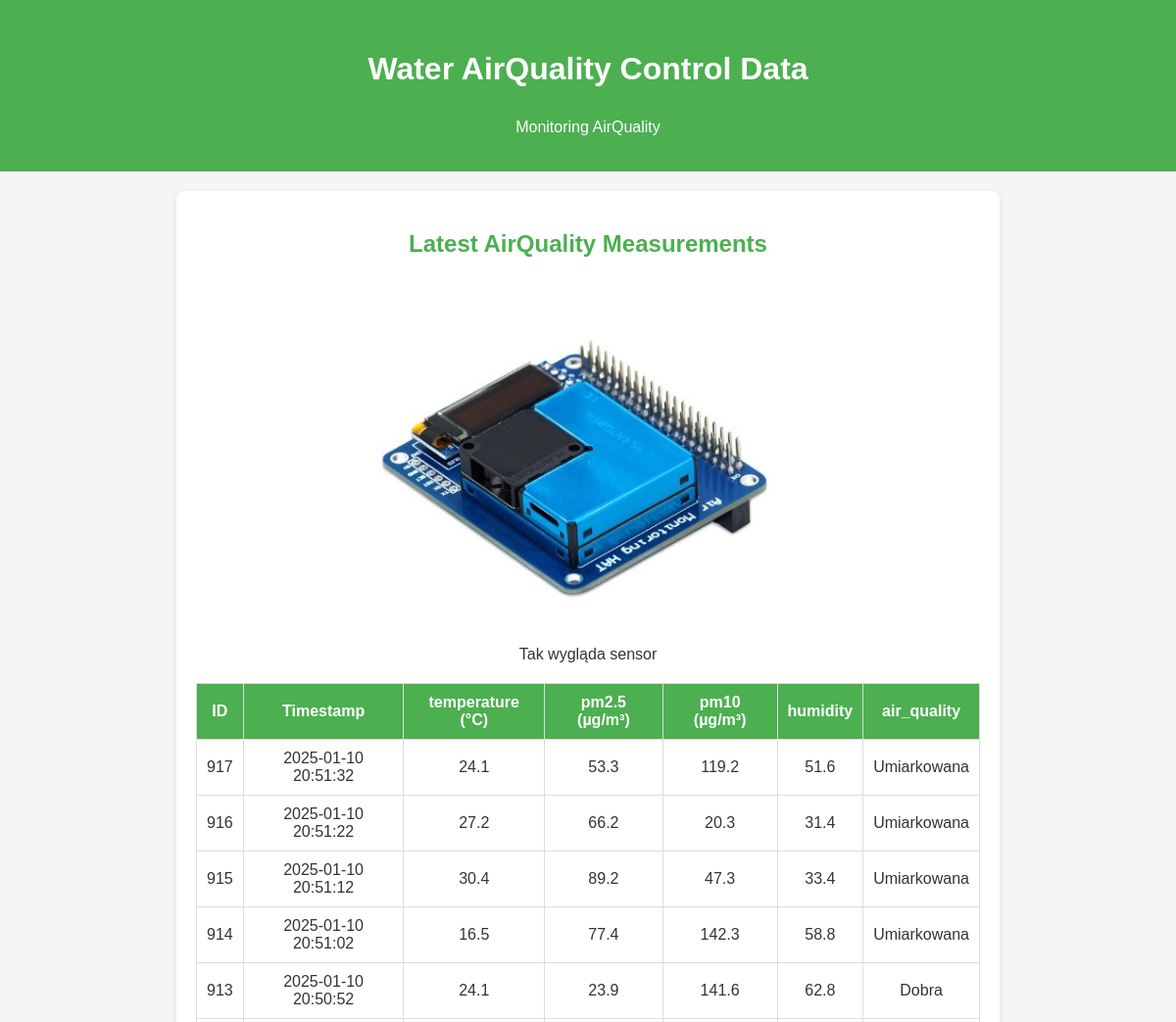
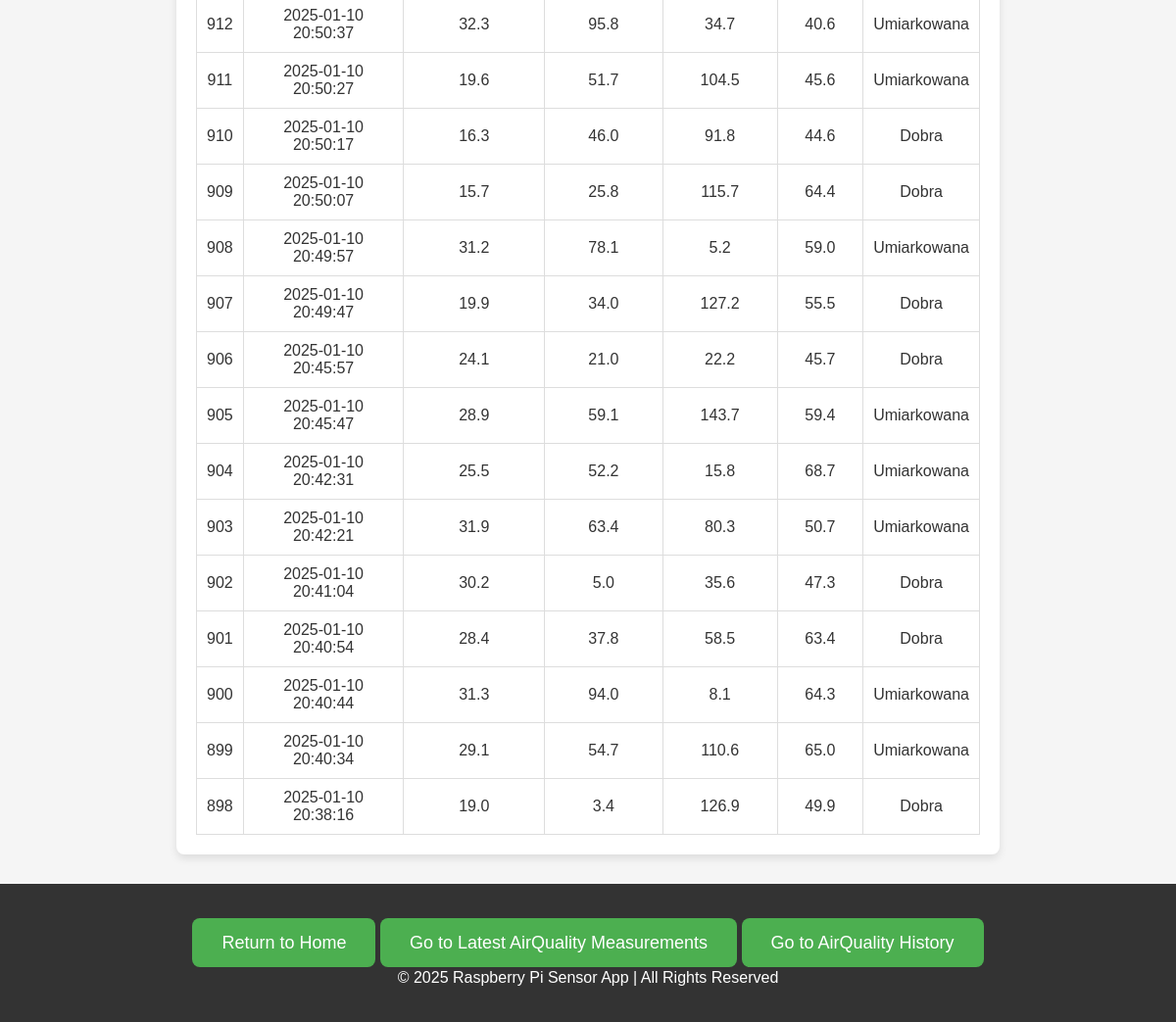
Before: /air_quality with the older database file (2 pictures, top to bottom).
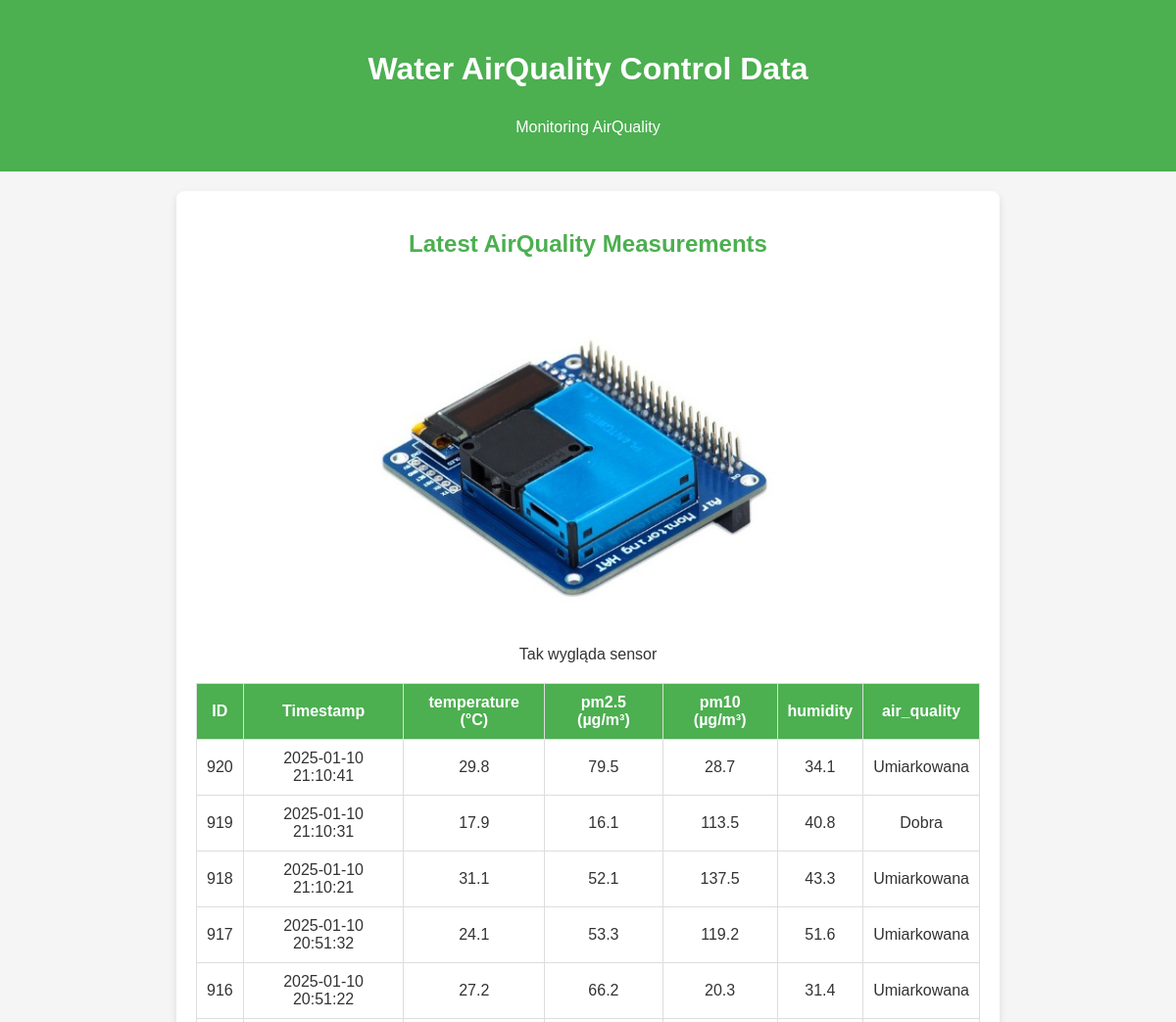
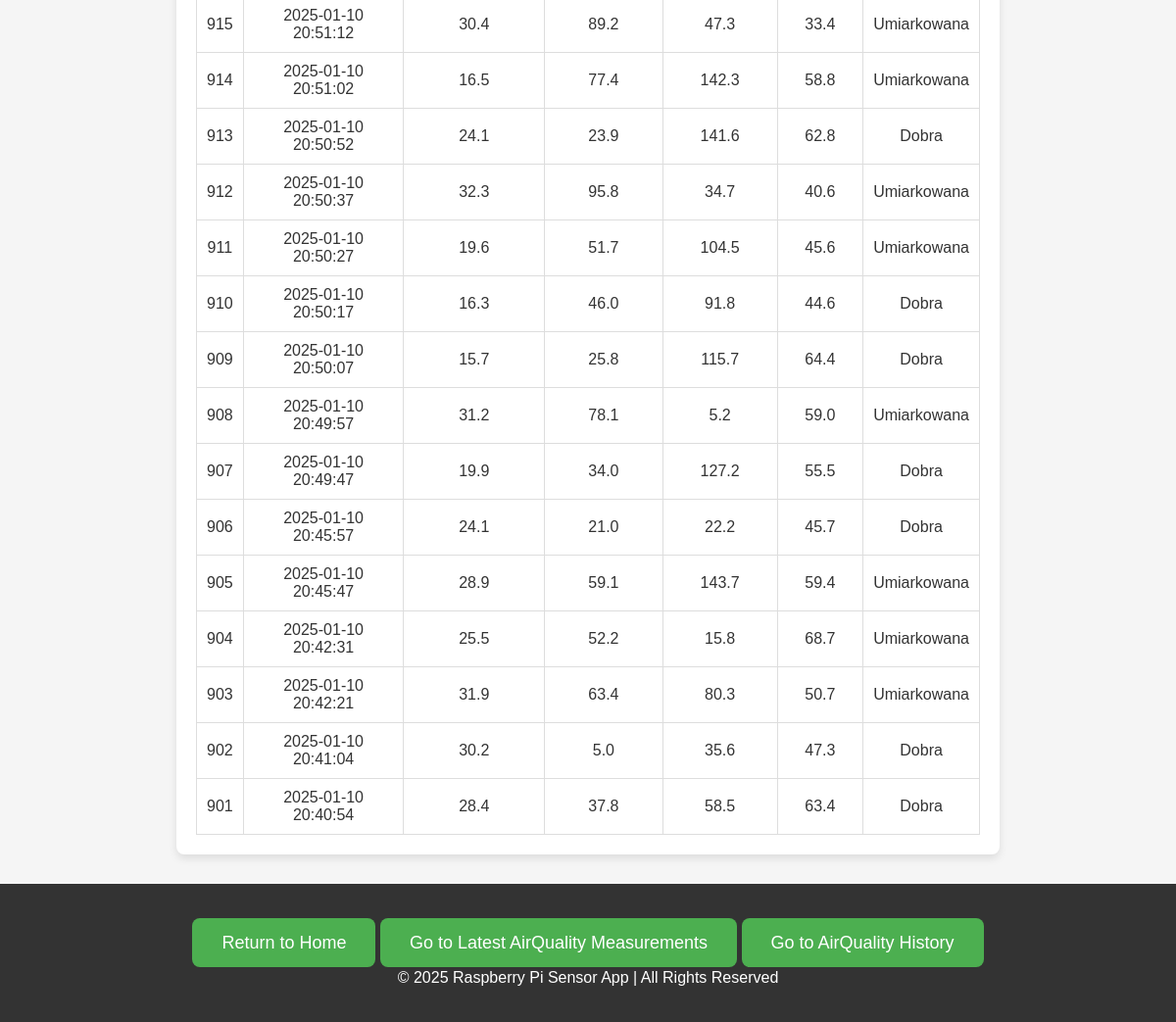
After: the same page with the newer database file (2 pictures, top to bottom).
### tables this page shows
CREATE TABLE air_control (
            id INTEGER PRIMARY KEY AUTOINCREMENT,
            timestamp DATETIME DEFAULT CURRENT_TIMESTAMP,
            pm25 REAL,
            pm10 REAL,
            temperature REAL,
            humidity REAL,
            air_quality TEXT
        );

### app.py (the view)
@app.route('/air_quality')
def air_quality_page():
    conn = sqlite3.connect(db_path)
    cursor = conn.cursor()
    cursor.execute("""
                   SELECT id, timestamp, temperature,
                   pm25, pm10, humidity, air_quality
                   FROM air_control
                   ORDER BY timestamp DESC LIMIT 20
                   """)
    measurements = cursor.fetchall()
    conn.close()
    return render_template('air_quality.html',
                           measurements=measurements)

### templates/air_quality.html (shortened to what this page needs)
<!DOCTYPE html>
<html lang="en">
<head>
    <link rel="stylesheet" href="static/css/index.css">
</head>
<body>
    <header>
        <p class="welcome-msg">Water AirQuality Control Data</p>
        <p>Monitoring AirQuality</p>
    </header>
    <div class="container">
        <h2>Latest AirQuality Measurements</h2>
        <div class="image-container">
            <img src="static/images/czujnik_pm_10.jpg" alt="Water Quality" class="resized-image">
            <p>Tak wygląda sensor</p>
        </div>
        <table>
            <thead>
                <tr>
                    <th>ID</th>
                    <th>Timestamp</th>
                    <th>temperature (&deg;C)</th>
                    <th>pm2.5 (&micro;g/m³)</th>
                    <th>pm10 (&micro;g/m³)</th>
                    <th>humidity</th>
                    <th>air_quality</th>
                </tr>
            </thead>
            <tbody>
                {% for measurement in measurements %}
                    <tr>
                        <td>{{ measurement[0] }}</td>
                        <td>{{ measurement[1] }}</td>
                        <td>{{ measurement[2] }}</td>
                        <td>{{ measurement[3] }}</td>
                        <td>{{ measurement[4] }}</td>
                        <td>{{ measurement[5] }}</td>
                        <td>{{ measurement[6] }}</td>
                    </tr>
                {% endfor %}
            </tbody>
        </table>
    </div>
    <footer>
        <div class="cta">
            <a href="/" class="button">Return to Home</a>
            <a href="/air_quality" class="button">Go to Latest AirQuality Measurements</a>
            <a href="/air_quality_history" class="button">Go to AirQuality History</a>
        </div>
        <p>&copy; 2025 Raspberry Pi Sensor App | All Rights Reserved</p>
    </footer>
</body>
</html>

Changed rows visible on the page:
no longer on this page (row unchanged): air_control: id "900", timestamp "2025-01-10 20:40:44", temperature "31.3", pm25 "94.0", pm10 "8.1", humidity "64.3", air_quality "Umiarkowana"
no longer on this page (row unchanged): air_control: id "899", timestamp "2025-01-10 20:40:34", temperature "29.1", pm25 "54.7", pm10 "110.6", humidity "65.0", air_quality "Umiarkowana"
no longer on this page (row unchanged): air_control: id "898", timestamp "2025-01-10 20:38:16", temperature "19.0", pm25 "3.4", pm10 "126.9", humidity "49.9", air_quality "Dobra"
added air_control: id "920", timestamp "2025-01-10 21:10:41", temperature "29.8", pm25 "79.5", pm10 "28.7", humidity "34.1", air_quality "Umiarkowana"
added air_control: id "919", timestamp "2025-01-10 21:10:31", temperature "17.9", pm25 "16.1", pm10 "113.5", humidity "40.8", air_quality "Dobra"
added air_control: id "918", timestamp "2025-01-10 21:10:21", temperature "31.1", pm25 "52.1", pm10 "137.5", humidity "43.3", air_quality "Umiarkowana"
